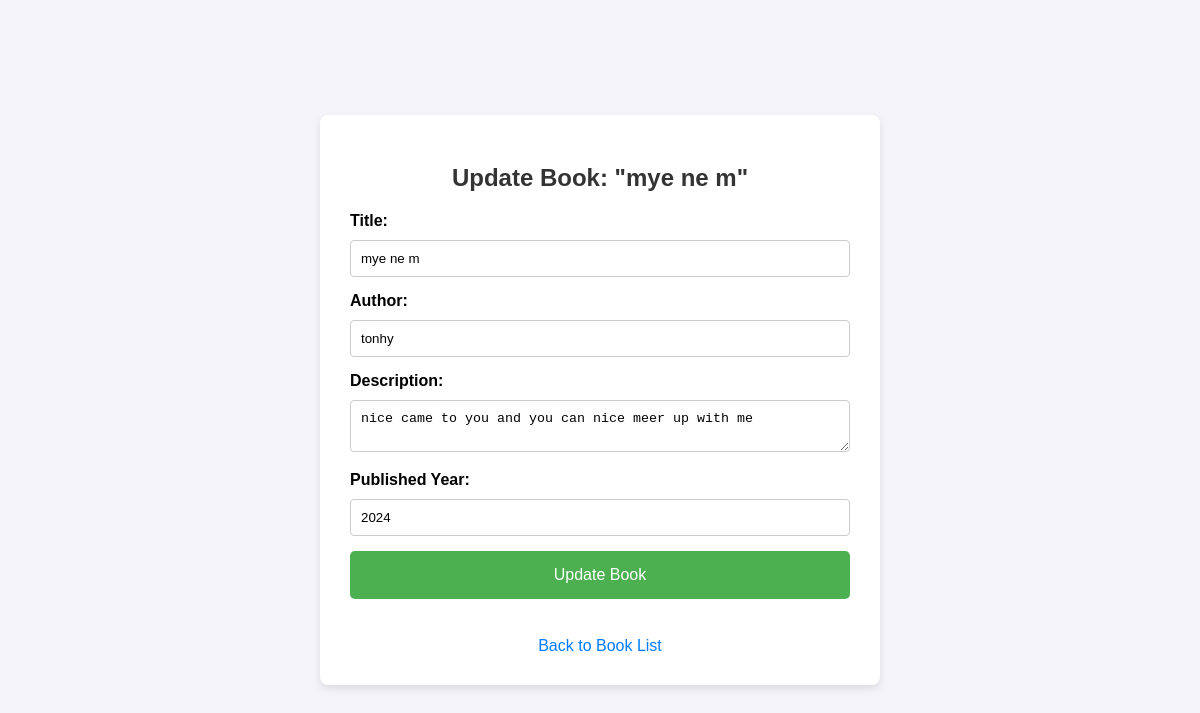
Page /book/10/update/ on the committed database.
### book/models.py (models this page shows, shortened)
class Book(models.Model):
    title = models.CharField(max_length=100)
    author = models.CharField(max_length=100)
    description = models.TextField()
    published_year = models.PositiveIntegerField()

### book/views.py (the view)
# urls.py: path('book/<int:pk>/update/', views.update_book, name='update_book'),
def update_book(request, pk):
    book = get_object_or_404(Book, pk=pk)
    if request.method == 'POST':
        form = BookForm(request.POST, instance=book)
        if form.is_valid():
            form.save()  # Save the updated book instance
            return redirect('/')  # Redirect to the book list after updating
    else:
        form = BookForm(instance=book)
    return render(request, 'book_update.html', {'form': form, 'book': book})

### book/forms.py
class BookForm(forms.ModelForm):
    class Meta:
        model = Book
        fields = ['title', 'author', 'description', 'published_year']

### templates/book_update.html (shortened to what this page needs)
<!DOCTYPE html>
<html lang="en">
<head>
    {% load static %}
    <link rel="stylesheet" href="{% static 'css/book_update.css' %}">
</head>
<body>
    <div class="container">
        <div class="form-container">
            <h2>Update Book: "{{ book.title }}"</h2>
            <form method="POST">
                <div class="form-group">
                    <label for="{{ form.title.id_for_label }}">Title:</label>
                    <input type="text" name="title" value="{{ form.title.value }}" id="{{ form.title.id_for_label }}" required>
                </div>
                <div class="form-group">
                    <label for="{{ form.author.id_for_label }}">Author:</label>
                    <input type="text" name="author" value="{{ form.author.value }}" id="{{ form.author.id_for_label }}" required>
                </div>
                <div class="form-group">
                    <label for="{{ form.description.id_for_label }}">Description:</label>
                    <textarea name="description" id="{{ form.description.id_for_label }}" required>{{ form.description.value }}</textarea>
                </div>
                <div class="form-group">
                    <label for="{{ form.published_year.id_for_label }}">Published Year:</label>
                    <input type="number" name="published_year" value="{{ form.published_year.value }}" id="{{ form.published_year.id_for_label }}" required>
                </div>
                <button type="submit" class="submit-btn">Update Book</button>
            </form>
            <br>
            <a href="{% url 'homepage' %}" class="back-link">Back to Book List</a>
        </div>
    </div>
</body>
</html>

### static/css/book_update.css (style rules this page uses)
body { font-family: Arial, sans-serif; background-color: #f4f4f9; margin: 0; padding: 0; }
.container { display: flex; justify-content: center; align-items: center; min-height: 100vh; background-color: #f4f4f9; }
.form-container { background-color: #ffffff; border-radius: 8px; box-shadow: 0 4px 8px rgba(0, 0, 0, 0.1); padding: 30px; width: 100%; max-width: 500px; text-align: center; }
h2 { font-size: 24px; margin-bottom: 20px; color: #333; }
.form-group { text-align: left; margin-bottom: 15px; }
form label { display: block; font-weight: bold; margin-bottom: 5px; }
form input, form textarea { width: 100%; padding: 10px; margin-top: 5px; border: 1px solid #ccc; border-radius: 4px; box-sizing: border-box; }
form input[type="number"] { -webkit-appearance: none; -moz-appearance: textfield; }
button.submit-btn { background-color: #4CAF50; color: white; padding: 15px 20px; border: none; border-radius: 5px; cursor: pointer; font-size: 16px; width: 100%; }
a.back-link { display: inline-block; margin-top: 20px; color: #007bff; text-decoration: none; }

### rows in the picture
Book: title "mye ne m", author "tonhy", description "nice came to you and you can nice meer up with me"
